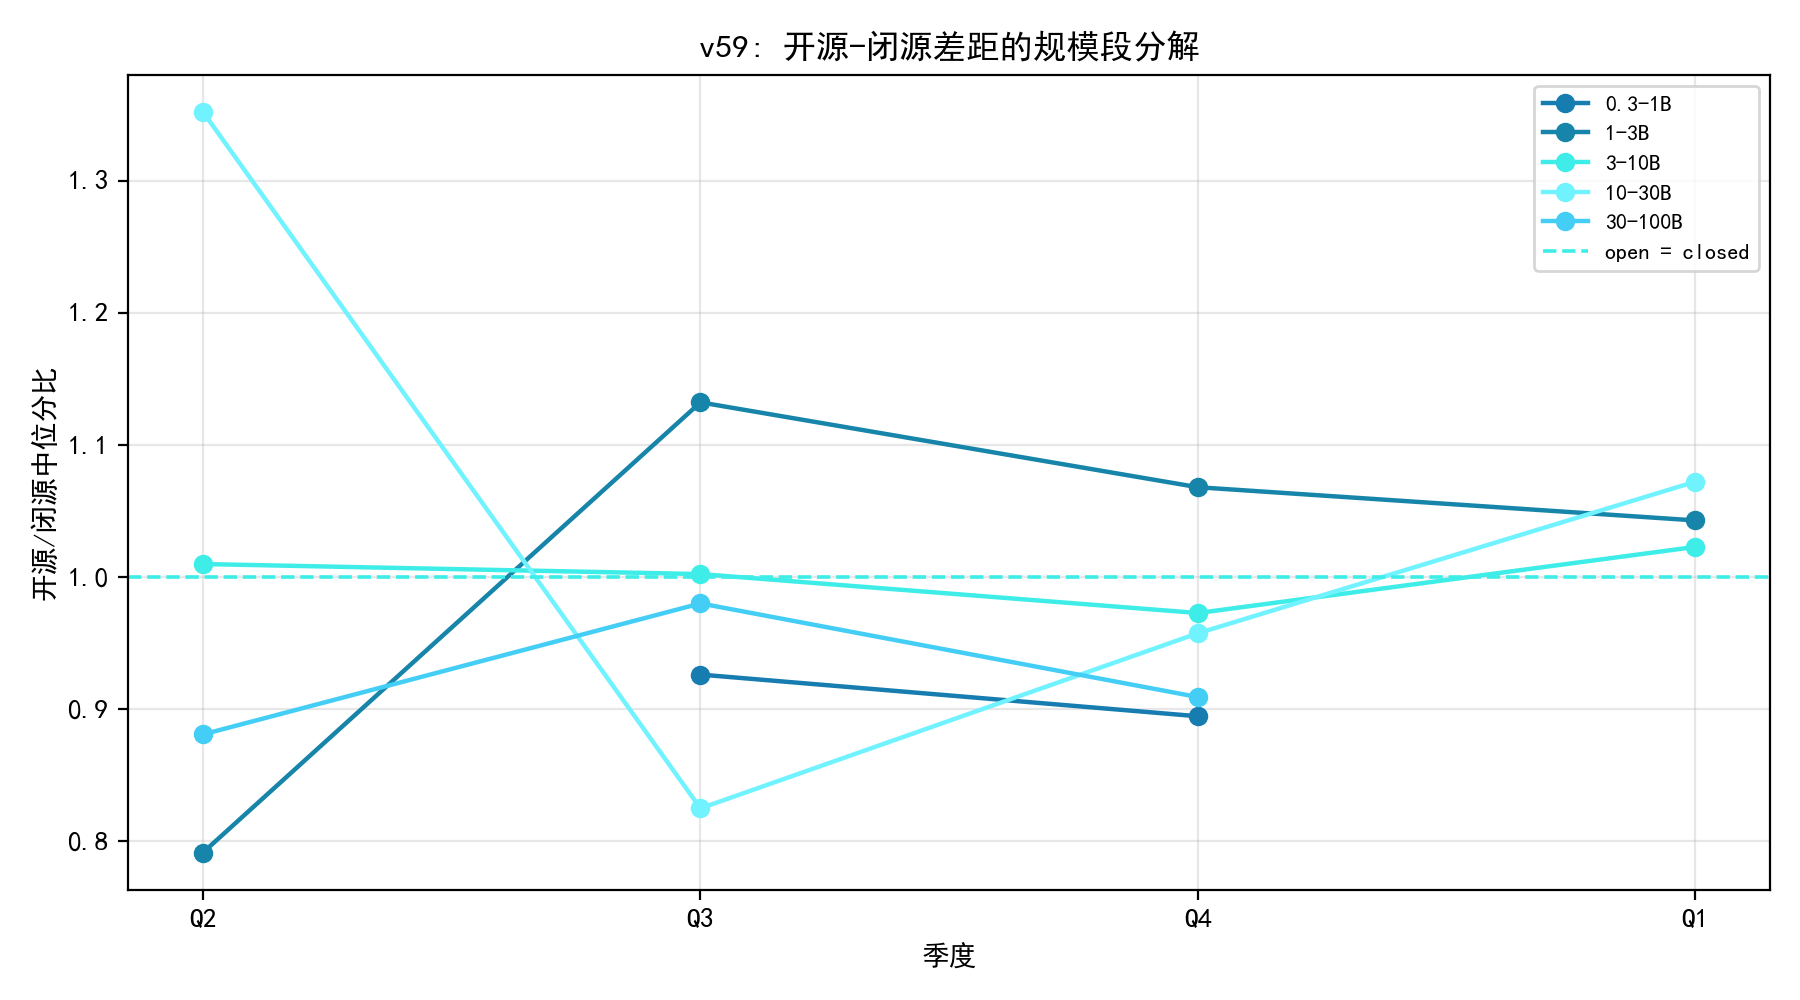

Recreate this plot in Python.
# -*- coding: utf-8 -*-
"""
v59 实验: 开源-闭源差距的规模段分解
C1 2024-06..2025-03, 按参数规模分桶 + 开源/闭源:
1) 每桶每季度: 开源 90 分位 vs 闭源 90 分位 (前沿口径) 与中位数;
2) 差距比 open/closed 的演化 (追赶是否分段);
3) 结论: 开源追赶在哪些规模段完成/未完成.
输出: experiments/v59_p4_open_seg.csv/.json/.png
"""
import os, sys, json
import numpy as np
import pandas as pd
sys.path.insert(0, os.path.join(os.path.dirname(__file__), "..", "code"))
from common import C, BASE

EX = os.path.join(os.path.dirname(__file__))
os.makedirs(EX, exist_ok=True)

import matplotlib
matplotlib.use("Agg")
import matplotlib.pyplot as plt
import matplotlib.font_manager as fm
for _f in ("SimHei.ttf", "simsun.ttf"):
    _p = os.path.join(BASE, _f)
    if os.path.exists(_p):
        fm.fontManager.addfont(_p)
plt.rcParams["font.sans-serif"] = ["SimHei"]
plt.rcParams["axes.unicode_minus"] = False
plt.rcParams["axes.prop_cycle"] = "cycler(color=['#177cb0', '#1685a9', '#3eede7', '#70f3ff', '#44cef6', '#88ada6'])"
import plotstyle

BUCKETS = [(0.3, 1), (1, 3), (3, 10), (10, 30), (30, 100)]


def main():
    lb = pd.read_csv(os.path.join(C, "leaderboard_cleaned.csv"))
    lb["date"] = pd.to_datetime(lb["Submission Date"], errors="coerce")
    lb = lb[lb["date"].notna()]
    lic = lb["Hub License"].fillna("").astype(str).str.contains(
        "apache|mit|bsd|cc-by|llama|gemma|open", case=False, na=False)
    closed = lb["Hub License"].notna() & ~lic
    dfm = lb[(lb["#Params (B)"] > 0) & (lb["Average ⬆️"] > 0) & (lb["date"] >= "2024-06-01")].copy()
    dfm["q"] = dfm["date"].dt.year * 4 + dfm["date"].dt.month // 3
    dfm["open"] = lic[dfm.index] if hasattr(lic, "index") else lic.to_numpy()[dfm.index.to_numpy()]
    dfm["bucket"] = pd.cut(dfm["#Params (B)"], bins=[b[0] for b in BUCKETS] + [100],
                           labels=[f"{lo}-{hi}B" for lo, hi in BUCKETS])
    qs = sorted(dfm["q"].unique())
    rows = []
    for b in BUCKETS:
        g = dfm[(dfm["#Params (B)"] >= b[0]) & (dfm["#Params (B)"] < b[1])]
        for q in qs:
            gq = g[g["q"] == q]
            op = gq[gq["open"]]["Average ⬆️"]
            cl = gq[~gq["open"]]["Average ⬆️"]
            if len(op) < 5 or len(cl) < 5:
                continue
            med_ratio = float(np.median(op) / np.median(cl))
            rows.append({"bucket": f"{b[0]}-{b[1]}B", "quarter": int(q),
                         "n_open": int(len(op)), "n_closed": int(len(cl)),
                         "median_open": float(np.median(op)), "median_closed": float(np.median(cl)),
                         "med_ratio": med_ratio})
            print(f"{b[0]:>4}-{b[1]:<4}B Q{int(q%4) or 4} 开/闭中位比 {med_ratio:.2f} "
                  f"(n={len(op)}/{len(cl)})")
    rdf = pd.DataFrame(rows)
    rdf.to_csv(os.path.join(EX, "v59_p4_open_seg.csv"), index=False, encoding="utf-8-sig")

    fig, ax = plt.subplots(figsize=(9, 5))
    for b in BUCKETS:
        g = rdf[rdf["bucket"] == f"{b[0]}-{b[1]}B"]
        if len(g):
            ax.plot(g["quarter"], g["med_ratio"], marker="o", lw=1.6,
                    label=f"{b[0]}-{b[1]}B")
    ax.axhline(1.0, color="#3eede7", lw=1.3, ls="--", label="open = closed")
    ax.set_xticks(qs); ax.set_xticklabels([f"Q{int(q%4) or 4}" for q in qs])
    ax.set_ylabel("开源/闭源中位分比"); ax.set_xlabel("季度")
    ax.set_title("v59: 开源-闭源差距的规模段分解")
    ax.legend(fontsize=8); ax.grid(alpha=0.3)
    fig.tight_layout(); fig.savefig(os.path.join(EX, "v59_p4_open_seg.png"), dpi=200)
    plt.close(fig)

    with open(os.path.join(EX, "v59_p4_open_seg.json"), "w", encoding="utf-8") as f:
        json.dump({"rows": rows}, f, ensure_ascii=False, indent=2)
    print("\ndone v59")


if __name__ == "__main__":
    main()
